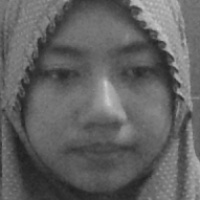
#> input picture data_wajah/pengguna_01/sampel_001.jpg, 200 x 200 px, given in place of the camera
$ python 03_registrasi_wajah.py
#> lines starting #> are read from the running program, lines starting #| are printed output that depends on the picture
import cv2
from pathlib import Path

# Gunakan ID samaran, bukan NIK, NIM, atau nama lengkap.
ID_PENGGUNA = "pengguna_01"
TARGET_SAMPEL = 30

folder = Path("data_wajah") / ID_PENGGUNA
folder.mkdir(parents=True, exist_ok=True)

detektor = cv2.CascadeClassifier("haarcascade_frontalface_default.xml")
kamera = cv2.VideoCapture(0)

if not kamera.isOpened():
    raise SystemExit("Kamera tidak dapat dibuka.")

jumlah = 0
print("Posisikan wajah di depan kamera.")
print("Gerakkan kepala sedikit secara alami agar sampel bervariasi.")
print("Tekan Q untuk membatalkan.")

while jumlah < TARGET_SAMPEL:
    berhasil, gambar = kamera.read()
#> gambar is the input picture: shape (200, 200, 3); min 31, max 203, mean 97.6
    if not berhasil:
        print("Gagal membaca gambar kamera.")
        break

    abu = cv2.cvtColor(gambar, cv2.COLOR_BGR2GRAY)
    daftar_wajah = detektor.detectMultiScale(
        abu, scaleFactor=1.1, minNeighbors=5, minSize=(80, 80)
    )
#> daftar_wajah = [[10, 12, 181, 181]]

    if len(daftar_wajah) > 0:
        # Jika ada lebih dari satu wajah, pilih yang kotaknya terbesar.
        x, y, w, h = max(
            daftar_wajah, key=lambda kotak: kotak[2] * kotak[3]
        )
#> x = 10; y = 12; w = 181; h = 181
        potongan = abu[y:y+h, x:x+w]
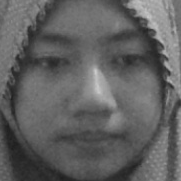
#> potongan: shape (181, 181); min 31, max 203, mean 96.6
        potongan = cv2.resize(potongan, (200, 200))
#> potongan: shape (200, 200)

        # Simpan sampel dengan nama berurutan.
        jumlah += 1
        nama_file = folder / f"sampel_{jumlah:03d}.jpg"
        cv2.imwrite(str(nama_file), potongan)

        cv2.rectangle(gambar, (x, y), (x+w, y+h), (0, 165, 255), 2)

    cv2.putText(
        gambar, f"Sampel: {jumlah}/{TARGET_SAMPEL}", (10, 30),
        cv2.FONT_HERSHEY_SIMPLEX, 0.7, (0, 165, 255), 2
    )
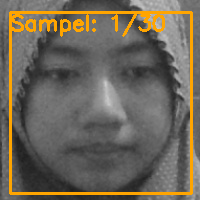
#> gambar: shape (200, 200, 3); mean B, G, R 89.2, 102.2, 109.4
    cv2.imshow("Registrasi Wajah", gambar)

    if cv2.waitKey(150) & 0xFF == ord("q"):
#> (key q is pressed here)
        break

kamera.release()
cv2.destroyAllWindows()
print(f"Jumlah sampel tersimpan: {jumlah}")
print(f"Lokasi penyimpanan: {folder}")

$ run again, on data_wajah/pengguna_01/sampel_003.jpg
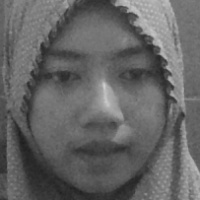
#> input picture data_wajah/pengguna_01/sampel_003.jpg, 200 x 200 px, given in place of the camera
#> gambar is the input picture: shape (200, 200, 3); min 29, max 208, mean 100.2
#> daftar_wajah = [[13, 11, 180, 180]]
#> x = 13; y = 11; w = 180
#> `potongan = abu[y:y+h, x:x+w]`:
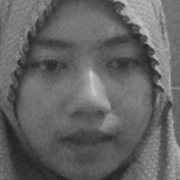
#> potongan: shape (180, 180); min 29, max 208, mean 100.1
#> `cv2.putText( gambar, f"Sampel: {jumlah}/{TARGET_SAMPEL}", (10, 30), cv..`:
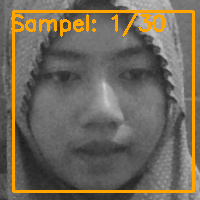
#> gambar: shape (200, 200, 3); mean B, G, R 91.8, 104.8, 111.8
